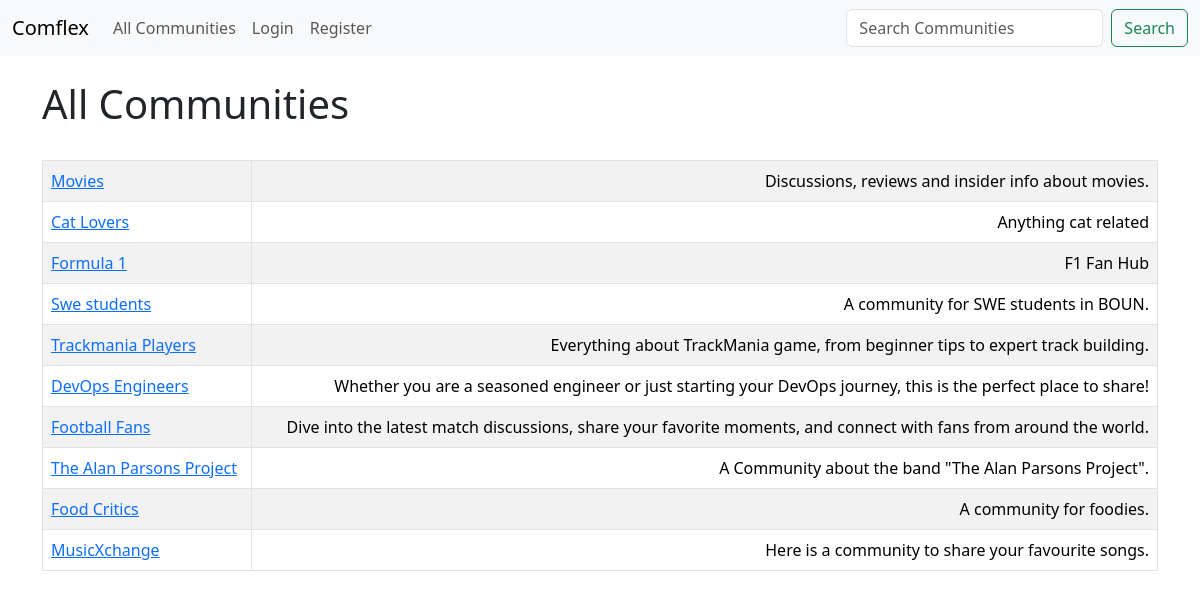
The app's page /list_communities with its own data.
### post_app/models.py (models this page shows)
class Community(models.Model):
    name = models.CharField('Community Name', max_length=120)
    is_public = models.BooleanField(default=True, help_text="Check if the community is public!")
    creation_date = models.DateTimeField(auto_now_add=True)
    description = models.TextField(blank=True)
    owner_id = models.IntegerField('Community Owner', blank=False, default=1)
    owner_username = models.ForeignKey(User, blank=False, null=True, on_delete=models.SET_NULL)
    members = models.ManyToManyField(User, related_name='communities', blank=True)
    def __str__(self):
        return self.name

### post_app/views.py (the view)
# urls.py: path('list_communities',views.list_communities,name="list-communities"),
def list_communities(request):
	community_list = Community.objects.all().order_by('-creation_date')
	return render(request, 'posts/list_communities.html',
		{'community_list' : community_list})

### post_app/templates/posts/list_communities.html
{% extends 'posts/base.html' %}
{% block content%}
	<h1>All Communities</h1>
	<br/>
	<table class = "table table-striped table-hover table-bordered">
		{% for community in community_list%}
		<tr>
			<td>
				<a href="{% url 'show-community' community.id %}">{{ community }}  </a>
			</td>
					<td align="right">
						{{ community.description }}
					</td>
		</tr>
		{% endfor %}
{% endblock%}

### records on screen
Community: name "Movies", description "Discussions, reviews and insider info about movies."
Community: name "Cat Lovers", description "Anything cat related"
Community: name "Formula 1", description "F1 Fan Hub"
Community: name "Swe students", description "A community for SWE students in BOUN."
Community: name "Trackmania Players", description "Everything about TrackMania game, from beginner tips to expert track building."
Community: name "DevOps Engineers", description "Whether you are a seasoned engineer or just starting your DevOps journey, this is the perfect place to share!"
Community: name "Football Fans", description "Dive into the latest match discussions, share your favorite moments, and connect with fans from around the world."
Community: name "The Alan Parsons Project", description "A Community about the band \"The Alan Parsons Project\"."
Community: name "Food Critics", description "A community for foodies."
Community: name "MusicXchange", description "Here is a community to share your favourite songs."
